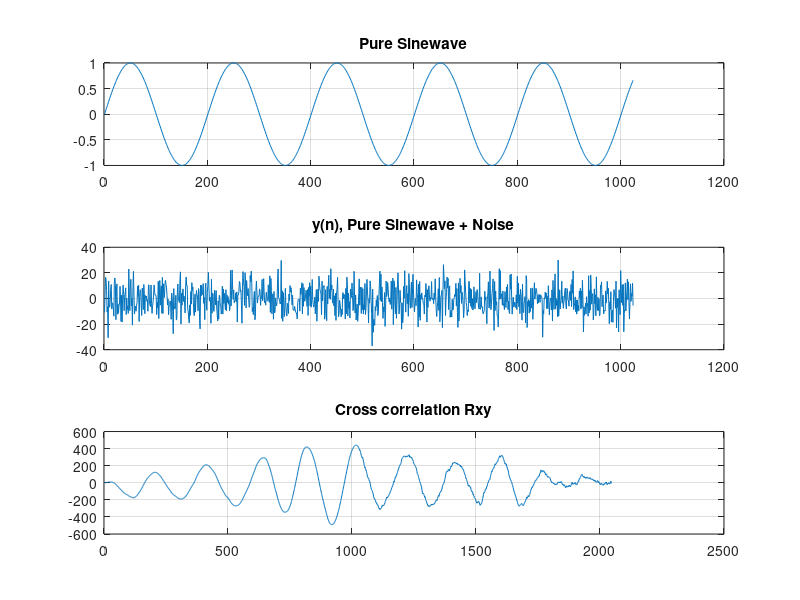

Recreate this plot in MATLAB. (Note: this script raises an error after producing the figure.)
% Auto Korelasi, Frekuensi = 1Hz, Frekuensi Sampling = 200Hz
N = 1024;   % Number of samples
f1 = 1;     % Frequency of the sinewave
fs = 200;   % Sampling frequency
n = 0:N-1;  % Sampling index frequency
x = sin(2*pi*f1*n/fs);  % Generate the signal, x(n)
t = [1:N] * (1/fs);     % Prepare the time axis

subplot(2, 1, 1);       % Prepare the figure
plot(t, x);             % Plot x(n)
title('Sinewave of frequency 1000Hz [Fs = 8000Hz]');
xlabel('Time, [s]');
ylabel('Amplitude');
grid;

Rxx = xcorr(x);         % Estimate its autocorrelation
subplot(2, 1, 2);       % Prepare the figure
plot(Rxx);              % Plot the autocorrelation
grid;

title('Autocorrelation function of the sinewave');
xlabel('lags');
ylabel('Autocorrelation');

% Cross Korelasi dari dua buah sinyal: x(n) = sin(2*pi*f1*t) dan y(n) = x(n)+w(n), dengan f1 = 1 Hz dan w(n) adalah zero mean, unit varian dari random gaussian
N = 1024;   % Number of samples to generate
f1 = 1;     % Frequency of the sinewave
fs = 200;   % Sampling frequency
n = 0:N-1;  % Sampling index frequency
x = sin(2*pi*f1*n/fs);  % Generate x(n)
y = x + 10*randn(1, N);  % Generate y(n)

subplot(3, 1, 1);
plot(x);
title('Pure Sinewave');
grid;

subplot(3, 1, 2);
plot(y);
title('y(n), Pure Sinewave + Noise');
grid;

Rxy = xcorr(x, y);       % Estimate the cross correlation
subplot(3, 1, 3);
plot(Rxy);
title('Cross correlation Rxy');
grid;

% Percobaan 1 - Membuat fungsi autocorrelation sendiri
function [Rxx] = autom(x)
    % [Rxx] = autom(x)
    % This function estimates the autocorrelation of the sequence of
    % random variables given in x as: Rxx(1), Rxx(2), ..., Rxx(N),
    % where N is number samples in x.

    N = length(x);  % Number of samples
    Rxx = zeros(1, N);   % Prepare the output
    for m = 1 : N+1
        for n = 1 : N-m+1
            Rxx(m) = Rxx(m) + x(n) * x(n+m-1);
        end
    end
end

% and then call the function as follows:
N = 1024;
f1 = 1;
fs = 200;
n = 0:N-1;
x = sin(2*pi*fl*n/fs);
t = [1:N] * (1/fs);

subplot(2, 1, 1);
plot(t, x);
title('Sinewave of frequency 1000Hz [fs = 8000Hz]');
xlabel('Time, [s]');
ylabel('Amplitude');
grid;

Rxx = autom(x);
subplot(2, 1, 2);
plot(Rxx);
grid;

title('Autocorrelation function of the sinewave');
xlabel('lags');
ylabel('Autocorrelation');

% Percobaan 2 - Auto korelasi gabungan 2 sinyal sinus
% Edit contoh program diatas (program pertama auto korelasi) dengan menambahkan sebuah sinyal sinus yang lain dengan amplitudo 0.5 dan frekuensi 10 Hz.
N = 1024;
f1 = 1;
fs = 200;
n = 0:N-1;
x = sin(2*pi*f1*n/fs) + 0.5 * sin(2*pi*10*n/fs);  % Generate the signal, x(n)
t = [1:N] * (1/fs);

subplot(2, 1, 1);
plot(t, x);
title('Sinewave of frequency 1000Hz [fs = 8000Hz]');
xlabel('Time, [s]');
ylabel('Amplitude');
grid;

Rxx = autom(x);
subplot(2, 1, 2);
plot(Rxx);
grid;

title('Autocorrelation function of the sinewave');
xlabel('lags');
ylabel('Autocorrelation');

% Percobaan 3 - Auto korelasi gabungan 4 sinyal sinus
% Edit contoh program diatas (program pertama auto korelasi) dengan menambahkan lima buah sinyal sinus yang lain dengan amplitudo 0.5, 0.25, 0.1, dan frekuensi masing-masing 10 Hz, 30 Hz dan 50 Hz.
N = 1024;
f1 = 1;
fs = 200;
n = 0:N-1;
x = sin(2*pi*f1*n/fs) + 0.5 * sin(2*pi*10*n/fs) + 0.25 * sin(2*pi*30*n/fs) + 0.1 * sin(2*pi*50*n/fs);  % Generate the signal, x(n)
t = [1:N] * (1/fs);

subplot(2, 1, 1);
plot(t, x);
title('Sinewave of frequency 1000Hz [fs = 8000Hz]');
xlabel('Time, [s]');
ylabel('Amplitude');
grid;

Rxx = autom(x);
subplot(2, 1, 2);
plot(Rxx);
grid;

title('Autocorrelation function of the sinewave');
xlabel('lags');
ylabel('Autocorrelation');

% Percobaan 4 - Cross korelasi dua buah sinyal sinus berbeda frekuensi. Edit contoh program diatas (program kedua cross korelasi) dengan menambahkan sebuah sinyal sinus yang lain dengan amplitudo A2 = 0.5 dan frekuensi f2 = 10 Hz → y(n) = A2 sin(2*PI*f2*n/Fs)
N = 1024;
f1 = 1;
fs = 200;
n = 0:N-1;
x = sin(2*pi*f1*n/fs);
y = x + 0.5 * sin(2*pi*10*n/fs);

subplot(3, 1, 1);
plot(x);
title('Pure Sinewave');
grid;

subplot(3, 1, 2);
plot(y);
title('y(n), Pure Sinewave + Noise');
grid;

Rxy = xcorr(x, y);
subplot(3, 1, 3);
plot(Rxy);
title('Cross correlation Rxy');
grid;

% Percobaan 5 - Cross korelasi dua buah sinyal audio yang sama.
% Rekam/download sebuah sinyal audio bertipe wav (setiap kelompok berbeda)! Edit/potong sinyal tersebut sehingga memiliki periode pengamatan sepanjang 0.1 detik! Simpan hasil sinyal yang telah diedit tersebut pada variabel x dan y! Jalankan program cross korelasi! Bagaimanakah bentuk keluaran yang dihasilkan? audio = shikabu2.wav
[x, fs] = audioread('shikabu2.wav');
x = x(1:fs*0.1);
y = x;

subplot(3, 1, 1);
plot(x);
title('Pure Sinewave');
grid;

subplot(3, 1, 2);
plot(y);
title('y(n), Pure Sinewave + Noise');
grid;

Rxy = xcorr(x, y);
subplot(3, 1, 3);
plot(Rxy);
title('Cross correlation Rxy');
grid;

% Percobaan 6 – Cross korelase dua buah sinyal audio yang berbeda.
% Ulangi percobaan 5! Rekam/download sebuah sinyal audio baru bertipe .wav! Edit/potong sinyal tersebut sehingga memiliki periode pengamatan sepanjang 0.1 detik! Simpan hasil sinyal yang telah diedit tersebut pada variabel y! (variabel x menggunakan sinyal audio pada percobaan 5). Jalankan program cross korelasi! Bagaimanakah bentuk keluaran yang dihasilkan sekarang? audio 1 = shikabu2.wav, audio 2 = cote2.wav
[x, fs] = audioread('shikabu2.wav');
x = x(1:fs*0.1);
[y, fs] = audioread('cote2.wav');
y = y(1:fs*0.1);

subplot(3, 1, 1);
plot(x);
title('Pure Sinewave');
grid;

subplot(3, 1, 2);
plot(y);
title('y(n), Pure Sinewave + Noise');
grid;

Rxy = xcorr(x, y);
subplot(3, 1, 3);
plot(Rxy);
title('Cross correlation Rxy');
grid;

% ffmpeg
% ffmpeg -i shikabu.mp3 -ac 1 -ar 16000 -ab 16k shikabu.wav
% detail:
% -i shikabu.mp3 = input file
% -ac 1 = mono
% -ar 16000 = audio rate 16000
% -ab 16k = audio bitrate 16k
% shikabu.wav = output file

% potong audio wav diatas menggunakan ffmpeg audio dijalankan dari detik ke 1 hingga 1.1 detik, sehingga hasilnya adalah 0.1 detik
% ffmpeg -i shikabu.wav -ss 1 -t 1.1 -ac 1 -ar 16000 -ab 16k shikabu2.wav
% ffmpeg -i cote.wav -ss 1 -t 1.1 -ac 1 -ar 16000 -ab 16k cote2.wav


% 1. Sepanjang pemahaman anda dari hasil praktikum, apakah yang terjadi sebenarnya pada saat sebuah sinyal dihitung dengan menggunakan fungsi auto korelasi? Jelaskan!
% 2. Apa pula yang terjadi sebenarnya pada saat dua buah sinyal dihitung dengan menggunakan fungsi cross korelasi? Jelaskan!
% 3. Berikan contoh aplikatif dari fungsi cross korelasi dan jelaskan cara kerjanya!